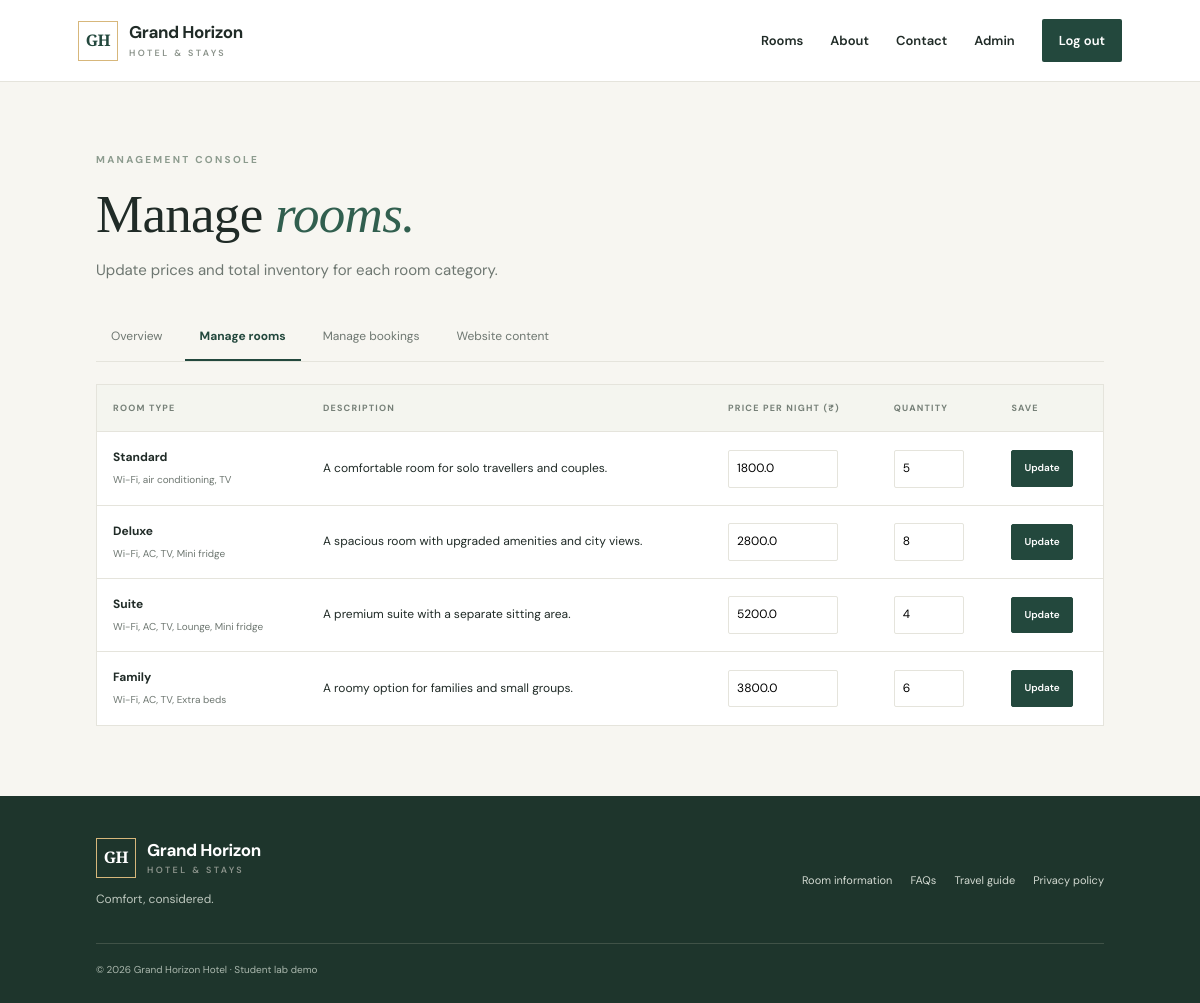
The page /admin/rooms (signed in) on the database its author committed.
### tables this page shows
CREATE TABLE rooms (
            id INTEGER PRIMARY KEY AUTOINCREMENT,
            name TEXT NOT NULL UNIQUE,
            description TEXT NOT NULL,
            price REAL NOT NULL CHECK(price >= 0),
            quantity INTEGER NOT NULL CHECK(quantity >= 0),
            amenities TEXT NOT NULL
        );

### app.py (the view, shortened to what this page needs)
@app.route("/admin/rooms", methods=["GET", "POST"])
@admin_required
def admin_rooms():
    with db() as con:
        rooms = con.execute("SELECT * FROM rooms ORDER BY id").fetchall()
    return render_template("admin/rooms.html", rooms=rooms)

### app.py (called while the page is built)
def db():
    conn = sqlite3.connect(DB_PATH)
    conn.row_factory = sqlite3.Row
    conn.execute("PRAGMA foreign_keys = ON")
    return conn

def current_user():
    if "user_id" not in session:
        return None
    with db() as con:
        return con.execute("SELECT id,name,email,role FROM users WHERE id=?", (session["user_id"],)).fetchone()

def admin_required(fn):
    @wraps(fn)
    def wrapper(*args, **kwargs):
        user = current_user()
        if not user or user["role"] != "admin":
            flash("Administrator access is required.", "danger")
            return redirect(url_for("login"))
        return fn(*args, **kwargs)
    return wrapper

@app.context_processor
def inject_globals():
    return {"current_user": current_user(), "today": date.today().isoformat()}

### templates/admin/rooms.html
{% extends "base.html" %}{% block title %}Manage rooms{% endblock %}
{% block content %}<section class="page-intro admin-intro"><span class="eyebrow">MANAGEMENT CONSOLE</span><h1>Manage <em>rooms.</em></h1><p>Update prices and total inventory for each room category.</p><div class="admin-nav"><a href="{{ url_for('admin_dashboard') }}">Overview</a><a class="active" href="{{ url_for('admin_rooms') }}">Manage rooms</a><a href="{{ url_for('admin_bookings') }}">Manage bookings</a><a href="{{ url_for('admin_info') }}">Website content</a></div></section><div class="table-wrap"><table><thead><tr><th>Room type</th><th>Description</th><th>Price per night (₹)</th><th>Quantity</th><th>Save</th></tr></thead><tbody>{% for room in rooms %}<tr><form method="post"><input type="hidden" name="room_id" value="{{ room.id }}"><td><strong>{{ room.name }}</strong><small>{{ room.amenities }}</small></td><td>{{ room.description }}</td><td><input class="table-input" type="number" min="0" step="100" name="price" value="{{ room.price }}" required></td><td><input class="table-input short" type="number" min="0" name="quantity" value="{{ room.quantity }}" required></td><td><button class="button button-small" type="submit">Update</button></td></form></tr>{% endfor %}</tbody></table></div>{% endblock %}

### static/style.css (style rules this page uses)
:root { --ink:#202b27;--muted:#6e7771;--paper:#f7f6f1;--white:#fff;--green:#23483d;--green2:#315f4f;--gold:#d7b77b;--line:#e5e4dc;--red:#9b3b35 }
* { box-sizing:border-box }
html { scroll-behavior:smooth }
body { margin:0;background:var(--paper);color:var(--ink);font-family:'DM Sans',sans-serif;font-size:15px;line-height:1.65 }
a { color:inherit;text-decoration:none }
button,input,select,textarea { font:inherit }
.eyebrow { font-size:10px;font-weight:700;letter-spacing:2.3px;color:#8c9b8e;display:block;margin-bottom:14px }
.hero h1 em,.auth-aside h1 em,.page-intro h1 em,.promise h2 em,.narrow h1 em { font-weight:500;color:#d9bd88 }
.button { display:inline-flex;align-items:center;justify-content:center;gap:12px;background:var(--green);color:white;border:1px solid var(--green);padding:13px 19px;border-radius:2px;cursor:pointer;font-weight:600;font-size:12px;transition:.2s }
.page-intro { padding:70px 8% 35px }
.page-intro h1,.narrow h1 { font:500 clamp(36px,4.5vw,53px)/1.2 'Playfair Display',serif;margin:0 0 12px;letter-spacing:-.7px }
.page-intro h1 em,.narrow h1 em { color:var(--green2) }
.page-intro p,.narrow>p { color:var(--muted);margin:0;max-width:600px }
.table-wrap { margin:0 8% 70px;overflow-x:auto;background:white;border:1px solid var(--line) }
table { width:100%;border-collapse:collapse;text-align:left;font-size:12px;min-width:760px }
th { font-size:9px;letter-spacing:1.2px;text-transform:uppercase;color:#768078;background:#f4f5ef }
td,th { padding:16px;border-bottom:1px solid var(--line);vertical-align:middle }
td small { display:block;color:var(--muted);font-size:10px;margin-top:4px }
tbody tr:last-child td { border-bottom:0 }
.admin-intro { padding-bottom:22px }
.admin-nav { display:flex;gap:7px;border-bottom:1px solid var(--line);margin-top:32px;flex-wrap:wrap }
.admin-nav a { font-size:12px;padding:12px 15px;color:var(--muted);border-bottom:2px solid transparent }
.admin-nav a.active { border-color:var(--green);color:var(--green);font-weight:700 }
.button-small { padding:9px 12px;font-size:10px }
.table-input { width:110px;padding:8px;border:1px solid var(--line);border-radius:2px }
.table-input.short { width:70px }

### rows shown on the page
rooms: name "Standard", amenities "Wi-Fi, air conditioning, TV", description "A comfortable room for solo travellers and couples.", price "1800.0", quantity "5"
rooms: name "Deluxe", amenities "Wi-Fi, AC, TV, Mini fridge", description "A spacious room with upgraded amenities and city views.", price "2800.0", quantity "8"
rooms: name "Suite", amenities "Wi-Fi, AC, TV, Lounge, Mini fridge", description "A premium suite with a separate sitting area.", price "5200.0", quantity "4"
rooms: name "Family", amenities "Wi-Fi, AC, TV, Extra beds", description "A roomy option for families and small groups.", price "3800.0", quantity "6"
